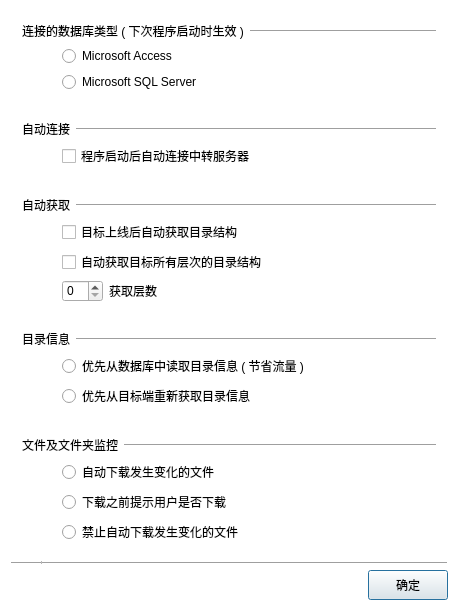
<?xml version="1.0" encoding="UTF-8"?>
<ui version="4.0">
 <class>ConfigDlg</class>
 <widget class="QDialog" name="ConfigDlg">
  <property name="geometry">
   <rect>
    <x>0</x>
    <y>0</y>
    <width>459</width>
    <height>602</height>
   </rect>
  </property>
  <property name="minimumSize">
   <size>
    <width>459</width>
    <height>0</height>
   </size>
  </property>
  <property name="windowTitle">
   <string>全局设置</string>
  </property>
  <property name="styleSheet">
   <string notr="true">QWidget
{
	font-family:&quot;Microsoft Yahei&quot;;
}

QWidget#ConfigDlg
{
	background-color:white;
}</string>
  </property>
  <layout class="QVBoxLayout" name="verticalLayout_5">
   <item>
    <widget class="QFrame" name="frame">
     <layout class="QVBoxLayout" name="verticalLayout">
      <item>
       <layout class="QHBoxLayout" name="horizontalLayout">
        <item>
         <widget class="QLabel" name="label">
          <property name="text">
           <string>连接的数据库类型 ( 下次程序启动时生效 )</string>
          </property>
         </widget>
        </item>
        <item>
         <widget class="QFrame" name="frame_2">
          <property name="sizePolicy">
           <sizepolicy hsizetype="Expanding" vsizetype="Fixed">
            <horstretch>0</horstretch>
            <verstretch>0</verstretch>
           </sizepolicy>
          </property>
          <property name="frameShape">
           <enum>QFrame::HLine</enum>
          </property>
          <property name="frameShadow">
           <enum>QFrame::Raised</enum>
          </property>
         </widget>
        </item>
       </layout>
      </item>
      <item>
       <layout class="QHBoxLayout" name="horizontalLayout_2">
        <item>
         <spacer name="horizontalSpacer">
          <property name="orientation">
           <enum>Qt::Horizontal</enum>
          </property>
          <property name="sizeType">
           <enum>QSizePolicy::Fixed</enum>
          </property>
          <property name="sizeHint" stdset="0">
           <size>
            <width>40</width>
            <height>20</height>
           </size>
          </property>
         </spacer>
        </item>
        <item>
         <widget class="QRadioButton" name="btnAccess">
          <property name="text">
           <string>Microsoft Access</string>
          </property>
         </widget>
        </item>
        <item>
         <spacer name="horizontalSpacer_3">
          <property name="orientation">
           <enum>Qt::Horizontal</enum>
          </property>
          <property name="sizeHint" stdset="0">
           <size>
            <width>40</width>
            <height>20</height>
           </size>
          </property>
         </spacer>
        </item>
       </layout>
      </item>
      <item>
       <layout class="QHBoxLayout" name="horizontalLayout_3">
        <item>
         <spacer name="horizontalSpacer_2">
          <property name="orientation">
           <enum>Qt::Horizontal</enum>
          </property>
          <property name="sizeType">
           <enum>QSizePolicy::Fixed</enum>
          </property>
          <property name="sizeHint" stdset="0">
           <size>
            <width>40</width>
            <height>20</height>
           </size>
          </property>
         </spacer>
        </item>
        <item>
         <widget class="QRadioButton" name="btnSQLServer">
          <property name="text">
           <string>Microsoft SQL Server</string>
          </property>
         </widget>
        </item>
        <item>
         <spacer name="horizontalSpacer_4">
          <property name="orientation">
           <enum>Qt::Horizontal</enum>
          </property>
          <property name="sizeHint" stdset="0">
           <size>
            <width>40</width>
            <height>20</height>
           </size>
          </property>
         </spacer>
        </item>
       </layout>
      </item>
     </layout>
    </widget>
   </item>
   <item>
    <widget class="QFrame" name="frame">
     <layout class="QVBoxLayout" name="verticalLayout_2">
      <item>
       <layout class="QHBoxLayout" name="horizontalLayout_4">
        <item>
         <widget class="QLabel" name="label_2">
          <property name="text">
           <string>自动连接</string>
          </property>
         </widget>
        </item>
        <item>
         <widget class="QFrame" name="frame_3">
          <property name="sizePolicy">
           <sizepolicy hsizetype="Expanding" vsizetype="Fixed">
            <horstretch>0</horstretch>
            <verstretch>0</verstretch>
           </sizepolicy>
          </property>
          <property name="frameShape">
           <enum>QFrame::HLine</enum>
          </property>
          <property name="frameShadow">
           <enum>QFrame::Raised</enum>
          </property>
         </widget>
        </item>
       </layout>
      </item>
      <item>
       <layout class="QHBoxLayout" name="horizontalLayout_5">
        <item>
         <spacer name="horizontalSpacer_5">
          <property name="orientation">
           <enum>Qt::Horizontal</enum>
          </property>
          <property name="sizeType">
           <enum>QSizePolicy::Fixed</enum>
          </property>
          <property name="sizeHint" stdset="0">
           <size>
            <width>40</width>
            <height>20</height>
           </size>
          </property>
         </spacer>
        </item>
        <item>
         <widget class="QCheckBox" name="chkAutoConnect">
          <property name="text">
           <string>程序启动后自动连接中转服务器</string>
          </property>
         </widget>
        </item>
        <item>
         <spacer name="horizontalSpacer_6">
          <property name="orientation">
           <enum>Qt::Horizontal</enum>
          </property>
          <property name="sizeHint" stdset="0">
           <size>
            <width>40</width>
            <height>20</height>
           </size>
          </property>
         </spacer>
        </item>
       </layout>
      </item>
     </layout>
    </widget>
   </item>
   <item>
    <widget class="QFrame" name="frmAutoGet">
     <layout class="QVBoxLayout" name="verticalLayout_3">
      <item>
       <layout class="QHBoxLayout" name="horizontalLayout_6">
        <item>
         <widget class="QLabel" name="label_3">
          <property name="text">
           <string>自动获取</string>
          </property>
         </widget>
        </item>
        <item>
         <widget class="QFrame" name="frame_4">
          <property name="sizePolicy">
           <sizepolicy hsizetype="Expanding" vsizetype="Fixed">
            <horstretch>0</horstretch>
            <verstretch>0</verstretch>
           </sizepolicy>
          </property>
          <property name="frameShape">
           <enum>QFrame::HLine</enum>
          </property>
          <property name="frameShadow">
           <enum>QFrame::Raised</enum>
          </property>
         </widget>
        </item>
       </layout>
      </item>
      <item>
       <layout class="QHBoxLayout" name="horizontalLayout_7">
        <item>
         <spacer name="horizontalSpacer_7">
          <property name="orientation">
           <enum>Qt::Horizontal</enum>
          </property>
          <property name="sizeType">
           <enum>QSizePolicy::Fixed</enum>
          </property>
          <property name="sizeHint" stdset="0">
           <size>
            <width>40</width>
            <height>20</height>
           </size>
          </property>
         </spacer>
        </item>
        <item>
         <widget class="QCheckBox" name="chkAutoGet">
          <property name="text">
           <string>目标上线后自动获取目录结构</string>
          </property>
         </widget>
        </item>
        <item>
         <spacer name="horizontalSpacer_8">
          <property name="orientation">
           <enum>Qt::Horizontal</enum>
          </property>
          <property name="sizeHint" stdset="0">
           <size>
            <width>40</width>
            <height>20</height>
           </size>
          </property>
         </spacer>
        </item>
       </layout>
      </item>
      <item>
       <layout class="QHBoxLayout" name="horizontalLayout_8">
        <item>
         <spacer name="horizontalSpacer_9">
          <property name="orientation">
           <enum>Qt::Horizontal</enum>
          </property>
          <property name="sizeType">
           <enum>QSizePolicy::Fixed</enum>
          </property>
          <property name="sizeHint" stdset="0">
           <size>
            <width>40</width>
            <height>20</height>
           </size>
          </property>
         </spacer>
        </item>
        <item>
         <widget class="QCheckBox" name="chkAutoGetAll">
          <property name="text">
           <string>自动获取目标所有层次的目录结构</string>
          </property>
         </widget>
        </item>
        <item>
         <spacer name="horizontalSpacer_10">
          <property name="orientation">
           <enum>Qt::Horizontal</enum>
          </property>
          <property name="sizeHint" stdset="0">
           <size>
            <width>40</width>
            <height>20</height>
           </size>
          </property>
         </spacer>
        </item>
       </layout>
      </item>
      <item>
       <layout class="QHBoxLayout" name="horizontalLayout_9">
        <item>
         <spacer name="horizontalSpacer_12">
          <property name="orientation">
           <enum>Qt::Horizontal</enum>
          </property>
          <property name="sizeType">
           <enum>QSizePolicy::Fixed</enum>
          </property>
          <property name="sizeHint" stdset="0">
           <size>
            <width>40</width>
            <height>20</height>
           </size>
          </property>
         </spacer>
        </item>
        <item>
         <widget class="QSpinBox" name="spnAutoGetLevel"/>
        </item>
        <item>
         <widget class="QLabel" name="label_4">
          <property name="text">
           <string>获取层数</string>
          </property>
         </widget>
        </item>
        <item>
         <spacer name="horizontalSpacer_11">
          <property name="orientation">
           <enum>Qt::Horizontal</enum>
          </property>
          <property name="sizeHint" stdset="0">
           <size>
            <width>40</width>
            <height>20</height>
           </size>
          </property>
         </spacer>
        </item>
       </layout>
      </item>
     </layout>
    </widget>
   </item>
   <item>
    <widget class="QFrame" name="frame">
     <layout class="QVBoxLayout" name="verticalLayout_4">
      <item>
       <layout class="QHBoxLayout" name="horizontalLayout_11">
        <property name="leftMargin">
         <number>0</number>
        </property>
        <item>
         <widget class="QLabel" name="label_5">
          <property name="text">
           <string>目录信息</string>
          </property>
         </widget>
        </item>
        <item>
         <widget class="QFrame" name="frame_6">
          <property name="sizePolicy">
           <sizepolicy hsizetype="Expanding" vsizetype="Fixed">
            <horstretch>0</horstretch>
            <verstretch>0</verstretch>
           </sizepolicy>
          </property>
          <property name="frameShape">
           <enum>QFrame::HLine</enum>
          </property>
          <property name="frameShadow">
           <enum>QFrame::Raised</enum>
          </property>
         </widget>
        </item>
       </layout>
      </item>
      <item>
       <layout class="QHBoxLayout" name="horizontalLayout_12">
        <item>
         <spacer name="horizontalSpacer_14">
          <property name="orientation">
           <enum>Qt::Horizontal</enum>
          </property>
          <property name="sizeType">
           <enum>QSizePolicy::Fixed</enum>
          </property>
          <property name="sizeHint" stdset="0">
           <size>
            <width>40</width>
            <height>20</height>
           </size>
          </property>
         </spacer>
        </item>
        <item>
         <widget class="QRadioButton" name="btnReadDirInfoFromDb">
          <property name="text">
           <string>优先从数据库中读取目录信息 ( 节省流量 )</string>
          </property>
         </widget>
        </item>
        <item>
         <spacer name="horizontalSpacer_15">
          <property name="orientation">
           <enum>Qt::Horizontal</enum>
          </property>
          <property name="sizeHint" stdset="0">
           <size>
            <width>40</width>
            <height>20</height>
           </size>
          </property>
         </spacer>
        </item>
       </layout>
      </item>
      <item>
       <layout class="QHBoxLayout" name="horizontalLayout_13">
        <item>
         <spacer name="horizontalSpacer_16">
          <property name="orientation">
           <enum>Qt::Horizontal</enum>
          </property>
          <property name="sizeType">
           <enum>QSizePolicy::Fixed</enum>
          </property>
          <property name="sizeHint" stdset="0">
           <size>
            <width>40</width>
            <height>20</height>
           </size>
          </property>
         </spacer>
        </item>
        <item>
         <widget class="QRadioButton" name="btnReadDirInfoFromTarget">
          <property name="text">
           <string>优先从目标端重新获取目录信息</string>
          </property>
         </widget>
        </item>
        <item>
         <spacer name="horizontalSpacer_17">
          <property name="orientation">
           <enum>Qt::Horizontal</enum>
          </property>
          <property name="sizeHint" stdset="0">
           <size>
            <width>40</width>
            <height>20</height>
           </size>
          </property>
         </spacer>
        </item>
       </layout>
      </item>
     </layout>
    </widget>
   </item>
   <item>
    <widget class="QFrame" name="frame_5">
     <layout class="QVBoxLayout" name="verticalLayout_7">
      <item>
       <layout class="QHBoxLayout" name="horizontalLayout_17">
        <property name="leftMargin">
         <number>0</number>
        </property>
        <item>
         <widget class="QLabel" name="label_7">
          <property name="text">
           <string>文件及文件夹监控</string>
          </property>
         </widget>
        </item>
        <item>
         <widget class="QFrame" name="frame_9">
          <property name="sizePolicy">
           <sizepolicy hsizetype="Expanding" vsizetype="Fixed">
            <horstretch>0</horstretch>
            <verstretch>0</verstretch>
           </sizepolicy>
          </property>
          <property name="frameShape">
           <enum>QFrame::HLine</enum>
          </property>
          <property name="frameShadow">
           <enum>QFrame::Raised</enum>
          </property>
         </widget>
        </item>
       </layout>
      </item>
      <item>
       <layout class="QHBoxLayout" name="horizontalLayout_18">
        <item>
         <spacer name="horizontalSpacer_22">
          <property name="orientation">
           <enum>Qt::Horizontal</enum>
          </property>
          <property name="sizeType">
           <enum>QSizePolicy::Fixed</enum>
          </property>
          <property name="sizeHint" stdset="0">
           <size>
            <width>40</width>
            <height>20</height>
           </size>
          </property>
         </spacer>
        </item>
        <item>
         <widget class="QRadioButton" name="btnDownloadAuto">
          <property name="text">
           <string>自动下载发生变化的文件</string>
          </property>
         </widget>
        </item>
        <item>
         <spacer name="horizontalSpacer_23">
          <property name="orientation">
           <enum>Qt::Horizontal</enum>
          </property>
          <property name="sizeHint" stdset="0">
           <size>
            <width>40</width>
            <height>20</height>
           </size>
          </property>
         </spacer>
        </item>
       </layout>
      </item>
      <item>
       <layout class="QHBoxLayout" name="horizontalLayout_19">
        <item>
         <spacer name="horizontalSpacer_24">
          <property name="orientation">
           <enum>Qt::Horizontal</enum>
          </property>
          <property name="sizeType">
           <enum>QSizePolicy::Fixed</enum>
          </property>
          <property name="sizeHint" stdset="0">
           <size>
            <width>40</width>
            <height>20</height>
           </size>
          </property>
         </spacer>
        </item>
        <item>
         <widget class="QRadioButton" name="btnAskBeforeDownload">
          <property name="text">
           <string>下载之前提示用户是否下载</string>
          </property>
         </widget>
        </item>
        <item>
         <spacer name="horizontalSpacer_25">
          <property name="orientation">
           <enum>Qt::Horizontal</enum>
          </property>
          <property name="sizeHint" stdset="0">
           <size>
            <width>40</width>
            <height>20</height>
           </size>
          </property>
         </spacer>
        </item>
       </layout>
      </item>
      <item>
       <layout class="QHBoxLayout" name="horizontalLayout_20">
        <item>
         <spacer name="horizontalSpacer_26">
          <property name="orientation">
           <enum>Qt::Horizontal</enum>
          </property>
          <property name="sizeType">
           <enum>QSizePolicy::Fixed</enum>
          </property>
          <property name="sizeHint" stdset="0">
           <size>
            <width>40</width>
            <height>20</height>
           </size>
          </property>
         </spacer>
        </item>
        <item>
         <widget class="QRadioButton" name="btnDisableDownload">
          <property name="text">
           <string>禁止自动下载发生变化的文件</string>
          </property>
         </widget>
        </item>
        <item>
         <spacer name="horizontalSpacer_27">
          <property name="orientation">
           <enum>Qt::Horizontal</enum>
          </property>
          <property name="sizeHint" stdset="0">
           <size>
            <width>40</width>
            <height>20</height>
           </size>
          </property>
         </spacer>
        </item>
       </layout>
      </item>
     </layout>
    </widget>
   </item>
   <item>
    <widget class="QFrame" name="frame">
     <property name="frameShape">
      <enum>QFrame::HLine</enum>
     </property>
     <property name="frameShadow">
      <enum>QFrame::Raised</enum>
     </property>
     <widget class="QFrame" name="frame_7">
      <property name="geometry">
       <rect>
        <x>30</x>
        <y>-10</y>
        <width>461</width>
        <height>16</height>
       </rect>
      </property>
      <property name="frameShape">
       <enum>QFrame::StyledPanel</enum>
      </property>
      <property name="frameShadow">
       <enum>QFrame::Raised</enum>
      </property>
     </widget>
    </widget>
   </item>
   <item>
    <layout class="QHBoxLayout" name="horizontalLayout_10">
     <item>
      <spacer name="horizontalSpacer_13">
       <property name="orientation">
        <enum>Qt::Horizontal</enum>
       </property>
       <property name="sizeHint" stdset="0">
        <size>
         <width>40</width>
         <height>20</height>
        </size>
       </property>
      </spacer>
     </item>
     <item>
      <widget class="QPushButton" name="btnOK">
       <property name="minimumSize">
        <size>
         <width>0</width>
         <height>30</height>
        </size>
       </property>
       <property name="text">
        <string>确定</string>
       </property>
      </widget>
     </item>
    </layout>
   </item>
  </layout>
 </widget>
 <layoutdefault spacing="6" margin="11"/>
 <resources/>
 <connections/>
</ui>
